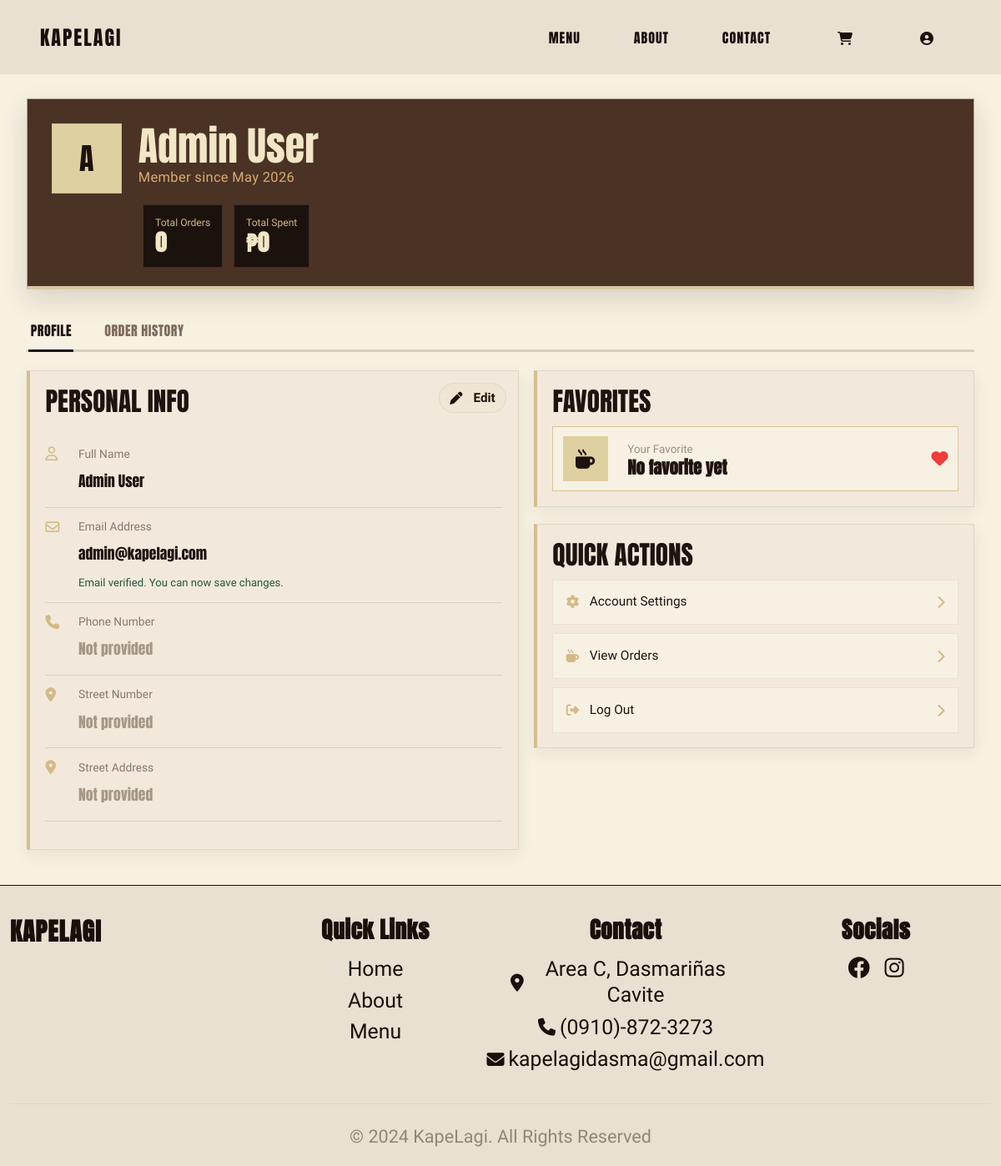
The app's page /profile.php (signed in) with its own data.
### tables this page shows
CREATE TABLE `users` (
  `id` int(11) NOT NULL,
  `name` varchar(100) NOT NULL,
  `email` varchar(100) NOT NULL,
  `password` varchar(255) NOT NULL,
  `role` varchar(20) NOT NULL DEFAULT 'customer',
  `email_verified_at` datetime DEFAULT NULL,
  `google_id` varchar(191) DEFAULT NULL,
  `oauth_provider` varchar(20) DEFAULT NULL,
  `oauth_avatar_url` varchar(255) DEFAULT NULL,
  `email_verification_token` varchar(64) DEFAULT NULL,
  `email_verification_code` varchar(6) DEFAULT NULL,
  `pending_email` varchar(100) DEFAULT NULL,
  `pending_email_verification_token` varchar(64) DEFAULT NULL,
  `pending_email_verification_code` varchar(6) DEFAULT NULL,
  `terms_accepted_at` datetime DEFAULT NULL,
  `terms_version` varchar(20) DEFAULT NULL,
  `phone` varchar(20) DEFAULT NULL,
  `address` varchar(255) DEFAULT NULL,
  `city` varchar(50) DEFAULT NULL,
  `province` varchar(50) DEFAULT NULL,
  `created_at` timestamp NULL DEFAULT current_timestamp(),
  `updated_at` timestamp NULL DEFAULT current_timestamp() ON UPDATE current_timestamp()
);

### profile.php (the view, shortened to what this page needs)
<?php
include 'config/db.php';
$user_id = $_SESSION['user_id'];
$user_name = $_SESSION['user_name'] ?? '';
$user_email = $_SESSION['user_email'] ?? '';
$active_tab = (isset($_GET['tab']) && $_GET['tab'] === 'orders') ? 'orders' : 'profile';
$user_sql = "SELECT * FROM users WHERE id = ?";
$user_stmt = $conn->prepare($user_sql);
$user_stmt->bind_param('i', $user_id);
$user_stmt->execute();
$user_result = $user_stmt->get_result();
$user = $user_result->fetch_assoc() ?: [];
$display_name = $user['name'] ?? $user_name ?? 'Customer';
$display_email = $user['email'] ?? $user_email ?? '';
$display_phone = $user['phone'] ?? '';
$display_address = $user['address'] ?? '';
$display_block_lot = '';
$display_street_address = $display_address;
$member_since = !empty($user['created_at']) ? date('F Y', strtotime($user['created_at'])) : 'Member';
$avatar_letter = strtoupper(substr(trim($display_name), 0, 1) ?: 'C');
$stats_sql = "SELECT COUNT(*) AS total_orders, COALESCE(SUM(total_amount), 0) AS total_spent FROM orders WHERE user_id = ?";
$stats_stmt = $conn->prepare($stats_sql);
$stats_stmt->bind_param('i', $user_id);
$stats_stmt->execute();
$stats_result = $stats_stmt->get_result();
$stats = $stats_result->fetch_assoc() ?: ['total_orders' => 0, 'total_spent' => 0];
$total_orders = (int) ($stats['total_orders'] ?? 0);
$total_spent = (float) ($stats['total_spent'] ?? 0);
$favorite_sql = "
    SELECT
        COALESCE(NULLIF(oi.product_name, ''), CONCAT('Item #', oi.product_id)) AS item_label,
        COUNT(*) AS total_count
    FROM order_items oi
    INNER JOIN orders o ON o.id = oi.order_id
    WHERE o.user_id = ?
    GROUP BY COALESCE(NULLIF(oi.product_name, ''), CONCAT('Item #', oi.product_id))
    ORDER BY total_count DESC, item_label ASC
    LIMIT 1
";
$favorite_stmt = $conn->prepare($favorite_sql);
$favorite_stmt->bind_param('i', $user_id);
$favorite_stmt->execute();
$favorite_result = $favorite_stmt->get_result();
$favorite_item = $favorite_result->fetch_assoc() ?: null;
function profile_format_amount($amount)
{
    return '₱' . number_format((float) $amount, 0);
}
?>
<!DOCTYPE html>
<html lang="en">
<head>
    <link href="https://cdn.jsdelivr.net/npm/bootstrap@5.3.0/dist/css/bootstrap.min.css" rel="stylesheet">
    <link rel="stylesheet" href="https://cdnjs.cloudflare.com/ajax/libs/font-awesome/6.4.0/css/all.min.css">
    <link rel="stylesheet" href="assets/css/styles.css">
    <link rel="stylesheet" href="assets/css/profile.css">
</head>
<body class="profile-page">
    <?php include 'components/navbar.php'; ?>
    <main class="profile-shell container-lg">
        <section class="profile-hero">
            <div class="profile-hero-main">
                <div class="profile-avatar" aria-hidden="true"><?php echo htmlspecialchars($avatar_letter); ?></div>
                <div class="profile-hero-copy">
                    <h1><?php echo htmlspecialchars($display_name); ?></h1>
                    <p>Member since <?php echo htmlspecialchars($member_since); ?></p>
                </div>
            </div>
            <div class="profile-stats">
                <article class="stat-card">
                    <span class="stat-label">Total Orders</span>
                    <strong><?php echo number_format($total_orders); ?></strong>
                </article>
                <article class="stat-card">
                    <span class="stat-label">Total Spent</span>
                    <strong><?php echo profile_format_amount($total_spent); ?></strong>
                </article>
            </div>
        </section>
        <nav class="profile-tabs" aria-label="Profile sections">
            <a class="profile-tab <?php echo $active_tab === 'profile' ? 'active' : ''; ?>" href="profile.php?tab=profile">Profile</a>
            <a class="profile-tab <?php echo $active_tab === 'orders' ? 'active' : ''; ?>" href="profile.php?tab=orders">Order History</a>
        </nav>
        <section class="profile-panel <?php echo $active_tab === 'profile' ? 'active' : ''; ?>" id="profile-panel">
            <div class="profile-grid">
                <article class="profile-card personal-info-card">
                    <div class="profile-card-head">
                        <h2>Personal Info</h2>
                        <div class="card-head-actions">
                            <button type="button" id="edit-profile-btn" class="profile-edit-btn"><i class="fa-solid fa-pen" aria-hidden="true"></i><span class="edit-label"> Edit</span></button>
                        </div>
                    </div>
                    <form class="profile-form" method="post" action="profile.php?tab=profile#profile-panel" id="personal-info-form">
                        <div class="info-list">
                            <div class="info-row">
                                <i class="fa-regular fa-user"></i>
                                <div class="profile-field-wrap">
                                    <label class="info-label" for="profile-name">Full Name</label>
                                    <input class="profile-field-input" type="text" id="profile-name" name="name" value="<?php echo htmlspecialchars($display_name); ?>" required disabled data-original="<?php echo htmlspecialchars($display_name); ?>">
                                </div>
                            </div>
                            <div class="info-row">
                                <i class="fa-regular fa-envelope"></i>
                                <div class="profile-field-wrap">
                                    <label class="info-label" for="profile-email">Email Address</label>
                                    <input class="profile-field-input" type="email" id="profile-email" name="email" value="<?php echo htmlspecialchars($display_email); ?>" required disabled data-original="<?php echo htmlspecialchars($display_email); ?>">
                                    <div class="profile-email-actions">
                                        <div id="profile-email-status" class="profile-email-status"></div>
                                    </div>
                                </div>
                            </div>
                            <div class="info-row">
                                <i class="fa-solid fa-phone"></i>
                                <div class="profile-field-wrap">
                                    <label class="info-label" for="profile-phone">Phone Number</label>
                                    <input class="profile-field-input" type="tel" id="profile-phone" name="phone" value="<?php echo htmlspecialchars($display_phone); ?>" placeholder="Not provided" inputmode="numeric" pattern="^(?:\+63|0)9[0-9]{9}$" title="Enter Philippine mobile number (e.g. 09171234567 or +639171234567)" maxlength="13" disabled data-original="<?php echo htmlspecialchars($display_phone); ?>">
                                </div>
                            </div>
                            <div class="info-row">
                                <i class="fa-solid fa-location-dot"></i>
                                <div class="profile-field-wrap">
                                    <label class="info-label" for="profile-block-lot">Street Number</label>
                                    <input class="profile-field-input" type="text" id="profile-block-lot" name="block_lot" value="<?php echo htmlspecialchars($display_block_lot); ?>" placeholder="Not provided" disabled data-original="<?php echo htmlspecialchars($display_block_lot); ?>">
                                </div>
                            </div>
                            <div class="info-row">
                                <i class="fa-solid fa-location-dot"></i>
                                <div class="profile-field-wrap">
                                    <label class="info-label" for="profile-address">Street Address</label>
                                    <input class="profile-field-input" type="text" id="profile-address" name="address" value="<?php echo htmlspecialchars($display_street_address); ?>" placeholder="Not provided" disabled data-original="<?php echo htmlspecialchars($display_street_address); ?>">
                                </div>
                            </div>
                        </div>
                        <div class="profile-form-actions">
                        </div>
                    </form>
                </article>
                <aside class="profile-side-stack">
                    <article class="profile-card favorites-card">
                        <h2>Favorites</h2>
                        <div class="favorite-preview">
                            <div class="favorite-icon-box" aria-hidden="true">
                                <i class="fa-solid fa-mug-hot"></i>
                            </div>
                            <div class="favorite-copy">
                                <span class="favorite-label">Your Favorite</span>
                                <strong><?php echo htmlspecialchars($favorite_item['item_label'] ?? 'No favorite yet'); ?></strong>
                            </div>
                            <i class="fa-solid fa-heart favorite-heart" aria-hidden="true"></i>
                        </div>
                    </article>
                    <article class="profile-card quick-actions-card">
                        <h2>Quick Actions</h2>
                        <div class="quick-action-list">
                            <a class="quick-action" href="#personal-info-form">
                                <span class="quick-action-left">
                                    <i class="fa-solid fa-gear"></i>
                                    <span>Account Settings</span>
                                </span>
                                <i class="fa-solid fa-chevron-right"></i>
                            </a>
                            <a class="quick-action" href="profile.php?tab=orders#orders-panel">
                                <span class="quick-action-left">
                                    <i class="fa-solid fa-mug-hot"></i>
                                    <span>View Orders</span>
                                </span>
                                <i class="fa-solid fa-chevron-right"></i>
                            </a>
                            <a class="quick-action" href="auth/logout.php">
                                <span class="quick-action-left">
                                    <i class="fa-solid fa-right-from-bracket"></i>
                                    <span>Log Out</span>
                                </span>
                                <i class="fa-solid fa-chevron-right"></i>
                            </a>
                        </div>
                    </article>
                </aside>
            </div>
        </section>
    </main>
    <?php include 'components/footer.php'; ?>
</body>
</html>

### assets/css/styles.css (style rules this page uses)
:root { --color-dark-bg: #1A0F0A; --color-navbar-bg: #E8E0D0; --color-text-primary: #F5F1E8; --color-text-secondary: #D6D0C4; --color-accent: #A17C5C; --font-header: 'Anton', sans-serif; --font-body: 'Smooch Sans', sans-serif; }
* { margin: 0; padding: 0; box-sizing: border-box; }
html { scroll-behavior: smooth; }
body { font-family: var(--font-body); background-color: var(--color-dark-bg); color: var(--color-text-primary); overflow-x: hidden; }
a, button { transition: all 0.3s ease; }

### assets/css/notifications.css (style rules this page uses)
:root { --kape-dark: #180a05; --kape-brown: #4a3022; --kape-olive: #c7c39f; --kape-cream: #d8d4b7; --kape-border: #6b5a4a; }

### records on screen
users: name "A", name "Admin User", created_at "May 2026", email "admin@kapelagi.com"

### other values on screen
$total_orders "0"
profile_format_amount($total_spent) "₱0"
$favorite_item['item_label'] "No favorite yet"
